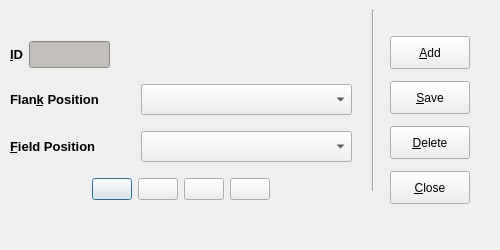
<?xml version="1.0" encoding="UTF-8"?>
<ui version="4.0">
 <class>PosSetupDlg</class>
 <widget class="QDialog" name="PosSetupDlg">
  <property name="geometry">
   <rect>
    <x>0</x>
    <y>0</y>
    <width>500</width>
    <height>250</height>
   </rect>
  </property>
  <property name="minimumSize">
   <size>
    <width>500</width>
    <height>250</height>
   </size>
  </property>
  <property name="maximumSize">
   <size>
    <width>500</width>
    <height>250</height>
   </size>
  </property>
  <property name="windowTitle">
   <string>Position Setup</string>
  </property>
  <widget class="Line" name="line">
   <property name="geometry">
    <rect>
     <x>363</x>
     <y>10</y>
     <width>20</width>
     <height>181</height>
    </rect>
   </property>
   <property name="orientation">
    <enum>Qt::Vertical</enum>
   </property>
  </widget>
  <widget class="QWidget" name="layoutWidget">
   <property name="geometry">
    <rect>
     <x>10</x>
     <y>31</y>
     <width>342</width>
     <height>181</height>
    </rect>
   </property>
   <layout class="QVBoxLayout" name="verticalLayout_2">
    <item>
     <layout class="QHBoxLayout" name="horizontalLayout">
      <item>
       <widget class="QLabel" name="label">
        <property name="text">
         <string>&lt;!DOCTYPE HTML PUBLIC &quot;-//W3C//DTD HTML 4.0//EN&quot; &quot;http://www.w3.org/TR/REC-html40/strict.dtd&quot;&gt;
&lt;html&gt;&lt;head&gt;&lt;meta name=&quot;qrichtext&quot; content=&quot;1&quot; /&gt;&lt;style type=&quot;text/css&quot;&gt;
p, li { white-space: pre-wrap; }
&lt;/style&gt;&lt;/head&gt;&lt;body style=&quot; font-family:'Sans Serif'; font-size:10pt; font-weight:400; font-style:normal;&quot;&gt;
&lt;p style=&quot; margin-top:0px; margin-bottom:0px; margin-left:0px; margin-right:0px; -qt-block-indent:0; text-indent:0px;&quot;&gt;&lt;span style=&quot; font-weight:600;&quot;&gt;&amp;amp;ID&lt;/span&gt;&lt;/p&gt;&lt;/body&gt;&lt;/html&gt;</string>
        </property>
        <property name="buddy">
         <cstring>positionID_display</cstring>
        </property>
       </widget>
      </item>
      <item>
       <widget class="QLineEdit" name="positionID_display">
        <property name="maximumSize">
         <size>
          <width>81</width>
          <height>27</height>
         </size>
        </property>
        <property name="styleSheet">
         <string notr="true">background-color: rgb(194, 190, 186);</string>
        </property>
        <property name="readOnly">
         <bool>true</bool>
        </property>
       </widget>
      </item>
      <item>
       <spacer name="horizontalSpacer">
        <property name="orientation">
         <enum>Qt::Horizontal</enum>
        </property>
        <property name="sizeHint" stdset="0">
         <size>
          <width>228</width>
          <height>20</height>
         </size>
        </property>
       </spacer>
      </item>
     </layout>
    </item>
    <item>
     <layout class="QHBoxLayout" name="horizontalLayout_3">
      <item>
       <widget class="QLabel" name="label_2">
        <property name="text">
         <string>&lt;!DOCTYPE HTML PUBLIC &quot;-//W3C//DTD HTML 4.0//EN&quot; &quot;http://www.w3.org/TR/REC-html40/strict.dtd&quot;&gt;
&lt;html&gt;&lt;head&gt;&lt;meta name=&quot;qrichtext&quot; content=&quot;1&quot; /&gt;&lt;style type=&quot;text/css&quot;&gt;
p, li { white-space: pre-wrap; }
&lt;/style&gt;&lt;/head&gt;&lt;body style=&quot; font-family:'Sans'; font-size:10pt; font-weight:400; font-style:normal;&quot;&gt;
&lt;p style=&quot; margin-top:0px; margin-bottom:0px; margin-left:0px; margin-right:0px; -qt-block-indent:0; text-indent:0px;&quot;&gt;&lt;span style=&quot; font-weight:600;&quot;&gt;Flan&amp;amp;k Position&lt;/span&gt;&lt;/p&gt;&lt;/body&gt;&lt;/html&gt;</string>
        </property>
        <property name="buddy">
         <cstring>flankposSelect</cstring>
        </property>
       </widget>
      </item>
      <item>
       <widget class="QComboBox" name="flankposSelect">
        <property name="minimumSize">
         <size>
          <width>211</width>
          <height>31</height>
         </size>
        </property>
        <property name="maximumSize">
         <size>
          <width>211</width>
          <height>31</height>
         </size>
        </property>
        <property name="toolTip">
         <string>Flank position (blank for generic position)</string>
        </property>
       </widget>
      </item>
     </layout>
    </item>
    <item>
     <layout class="QHBoxLayout" name="horizontalLayout_4">
      <item>
       <widget class="QLabel" name="label_3">
        <property name="text">
         <string>&lt;!DOCTYPE HTML PUBLIC &quot;-//W3C//DTD HTML 4.0//EN&quot; &quot;http://www.w3.org/TR/REC-html40/strict.dtd&quot;&gt;
&lt;html&gt;&lt;head&gt;&lt;meta name=&quot;qrichtext&quot; content=&quot;1&quot; /&gt;&lt;style type=&quot;text/css&quot;&gt;
p, li { white-space: pre-wrap; }
&lt;/style&gt;&lt;/head&gt;&lt;body style=&quot; font-family:'Sans'; font-size:10pt; font-weight:400; font-style:normal;&quot;&gt;
&lt;p style=&quot; margin-top:0px; margin-bottom:0px; margin-left:0px; margin-right:0px; -qt-block-indent:0; text-indent:0px;&quot;&gt;&lt;span style=&quot; font-weight:600;&quot;&gt;&amp;amp;Field Position&lt;/span&gt;&lt;/p&gt;&lt;/body&gt;&lt;/html&gt;</string>
        </property>
        <property name="buddy">
         <cstring>fieldposSelect</cstring>
        </property>
       </widget>
      </item>
      <item>
       <widget class="QComboBox" name="fieldposSelect">
        <property name="minimumSize">
         <size>
          <width>211</width>
          <height>31</height>
         </size>
        </property>
        <property name="maximumSize">
         <size>
          <width>211</width>
          <height>31</height>
         </size>
        </property>
        <property name="toolTip">
         <string>Field position</string>
        </property>
       </widget>
      </item>
     </layout>
    </item>
    <item>
     <layout class="QHBoxLayout" name="horizontalLayout_5">
      <item>
       <spacer name="horizontalSpacer_2">
        <property name="orientation">
         <enum>Qt::Horizontal</enum>
        </property>
        <property name="sizeHint" stdset="0">
         <size>
          <width>28</width>
          <height>20</height>
         </size>
        </property>
       </spacer>
      </item>
      <item>
       <layout class="QHBoxLayout" name="horizontalLayout_2">
        <item>
         <widget class="QPushButton" name="firstEntry">
          <property name="toolTip">
           <string>First Entry</string>
          </property>
          <property name="text">
           <string/>
          </property>
          <property name="icon">
           <iconset resource="fmrd_resources.qrc">
            <normaloff>:/images/first.png</normaloff>:/images/first.png</iconset>
          </property>
         </widget>
        </item>
        <item>
         <widget class="QPushButton" name="prevEntry">
          <property name="toolTip">
           <string>Previous Entry</string>
          </property>
          <property name="text">
           <string/>
          </property>
          <property name="icon">
           <iconset resource="fmrd_resources.qrc">
            <normaloff>:/images/prev.png</normaloff>:/images/prev.png</iconset>
          </property>
         </widget>
        </item>
        <item>
         <widget class="QPushButton" name="nextEntry">
          <property name="toolTip">
           <string>Next Entry</string>
          </property>
          <property name="text">
           <string/>
          </property>
          <property name="icon">
           <iconset resource="fmrd_resources.qrc">
            <normaloff>:/images/next.png</normaloff>:/images/next.png</iconset>
          </property>
         </widget>
        </item>
        <item>
         <widget class="QPushButton" name="lastEntry">
          <property name="toolTip">
           <string>Last Entry</string>
          </property>
          <property name="text">
           <string/>
          </property>
          <property name="icon">
           <iconset resource="fmrd_resources.qrc">
            <normaloff>:/images/last.png</normaloff>:/images/last.png</iconset>
          </property>
         </widget>
        </item>
       </layout>
      </item>
      <item>
       <spacer name="horizontalSpacer_3">
        <property name="orientation">
         <enum>Qt::Horizontal</enum>
        </property>
        <property name="sizeHint" stdset="0">
         <size>
          <width>28</width>
          <height>20</height>
         </size>
        </property>
       </spacer>
      </item>
     </layout>
    </item>
   </layout>
  </widget>
  <widget class="QWidget" name="layoutWidget">
   <property name="geometry">
    <rect>
     <x>390</x>
     <y>30</y>
     <width>87</width>
     <height>181</height>
    </rect>
   </property>
   <layout class="QVBoxLayout" name="verticalLayout">
    <item>
     <widget class="QPushButton" name="addEntry">
      <property name="minimumSize">
       <size>
        <width>80</width>
        <height>33</height>
       </size>
      </property>
      <property name="maximumSize">
       <size>
        <width>80</width>
        <height>33</height>
       </size>
      </property>
      <property name="toolTip">
       <string>Add Entry</string>
      </property>
      <property name="text">
       <string>&amp;Add</string>
      </property>
      <property name="icon">
       <iconset resource="fmrd_resources.qrc">
        <normaloff>:/images/add.png</normaloff>:/images/add.png</iconset>
      </property>
     </widget>
    </item>
    <item>
     <widget class="QPushButton" name="saveEntry">
      <property name="minimumSize">
       <size>
        <width>80</width>
        <height>33</height>
       </size>
      </property>
      <property name="maximumSize">
       <size>
        <width>80</width>
        <height>33</height>
       </size>
      </property>
      <property name="toolTip">
       <string>Delete Entry</string>
      </property>
      <property name="text">
       <string>&amp;Save</string>
      </property>
      <property name="icon">
       <iconset resource="fmrd_resources.qrc">
        <normaloff>:/images/save.png</normaloff>:/images/save.png</iconset>
      </property>
     </widget>
    </item>
    <item>
     <widget class="QPushButton" name="deleteEntry">
      <property name="minimumSize">
       <size>
        <width>80</width>
        <height>33</height>
       </size>
      </property>
      <property name="maximumSize">
       <size>
        <width>80</width>
        <height>33</height>
       </size>
      </property>
      <property name="toolTip">
       <string>Delete Entry</string>
      </property>
      <property name="text">
       <string>&amp;Delete</string>
      </property>
      <property name="icon">
       <iconset resource="fmrd_resources.qrc">
        <normaloff>:/images/delete.png</normaloff>:/images/delete.png</iconset>
      </property>
     </widget>
    </item>
    <item>
     <widget class="QPushButton" name="closeButton">
      <property name="minimumSize">
       <size>
        <width>80</width>
        <height>33</height>
       </size>
      </property>
      <property name="maximumSize">
       <size>
        <width>80</width>
        <height>33</height>
       </size>
      </property>
      <property name="toolTip">
       <string>Close Window</string>
      </property>
      <property name="text">
       <string>&amp;Close</string>
      </property>
      <property name="icon">
       <iconset resource="fmrd_resources.qrc">
        <normaloff>:/images/quit.png</normaloff>:/images/quit.png</iconset>
      </property>
     </widget>
    </item>
   </layout>
  </widget>
 </widget>
 <resources>
  <include location="fmrd_resources.qrc"/>
 </resources>
 <connections/>
</ui>
